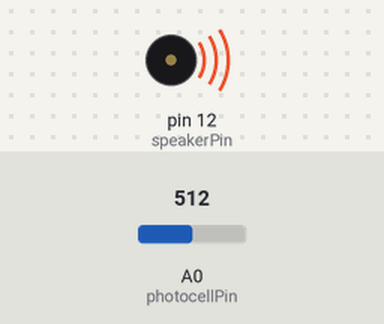
A sketch run on a simulated Arduino Uno, built with avr-gcc and run on an emulated ATmega328P. On the bench: buzzer (waves = sounding). Inputs (shaded band) come from the test bench; at power-on: A0 (photocellPin) = 512.

Above: at 0.1 s.
Timing chart, 0 to 1.6 s (numbered marks = the images above):
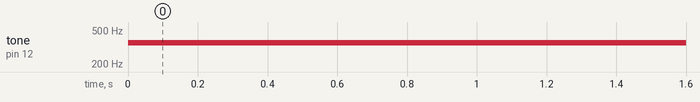

The sketch:

playsound_bright.ino
```cpp
int speakerPin = 12;
int photocellPin = 0;

void setup() {
}

void loop() {
  int reading = analogRead(photocellPin);
  int pitch = 100 + reading / 2;
  tone(speakerPin, pitch);
}
```

Measured:
- by itself, tone on pin 12 (speakerPin): silent → 356 Hz at 0.00 s
